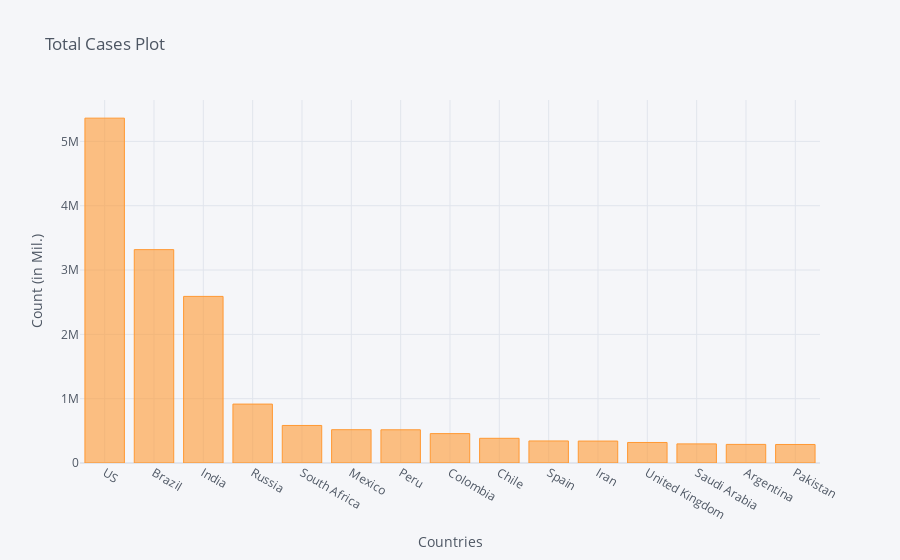

Notebook source saved alongside this figure:
### Code cell
corona_dframe_agg_plot.iplot(kind='bar', x='Country/Region', y='8/15/20',
                             title='Total Cases Plot',xTitle='Countries',yTitle='Count (in Mil.)')

### Figure 1 — Plotly figure (JSON) as saved in the notebook; plotly's stock layout.template omitted (floating-point values rounded to 4 significant figures)
{"data": [{"marker": {"color": "rgba(255, 153, 51, 0.6)", "line": {"color": "rgba(255, 153, 51, 1.0)", "width": 1}}, "name": "8/15/20", "orientation": "v", "text": "", "type": "bar", "x": ["US", "Brazil", "India", "Russia", "South Africa", "Mexico", "Peru", "Colombia", "Chile", "Spain", "Iran", "United Kingdom", "Saudi Arabia", "Argentina", "Pakistan"], "y": [5361165, 3317096, 2589952, 915808, 583653, 517714, 516296, 456689, 383902, 342813, 341070, 319232, 297315, 289100, 288047]}], "layout": {"legend": {"bgcolor": "#F5F6F9", "font": {"color": "#4D5663"}}, "paper_bgcolor": "#F5F6F9", "plot_bgcolor": "#F5F6F9", "title": {"font": {"color": "#4D5663"}, "text": "Total Cases Plot"}, "xaxis": {"gridcolor": "#E1E5ED", "showgrid": true, "tickfont": {"color": "#4D5663"}, "title": {"font": {"color": "#4D5663"}, "text": "Countries"}, "zerolinecolor": "#E1E5ED"}, "yaxis": {"gridcolor": "#E1E5ED", "showgrid": true, "tickfont": {"color": "#4D5663"}, "title": {"font": {"color": "#4D5663"}, "text": "Count (in Mil.)"}, "zerolinecolor": "#E1E5ED"}}}
